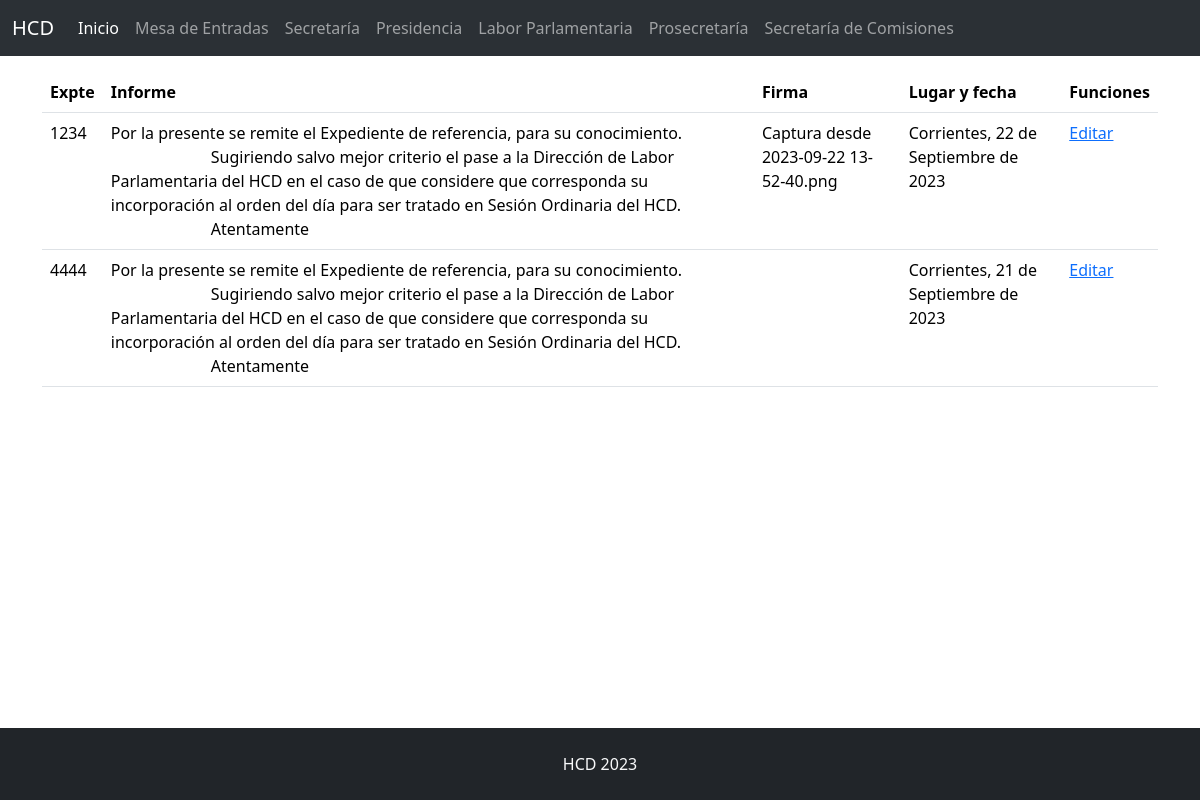
/secretaria/index.php, run on the app's committed database.
### tables this page shows
CREATE TABLE `mesa` (
  `id` int(133) NOT NULL,
  `expte` varchar(255) DEFAULT NULL,
  `archivo` varchar(255) DEFAULT NULL,
  `adjunto` varchar(255) DEFAULT NULL,
  `extracto` longtext DEFAULT NULL,
  `letra` varchar(255) DEFAULT NULL,
  `paginas` int(133) DEFAULT NULL,
  `autor` varchar(255) DEFAULT NULL,
  `estado` varchar(255) DEFAULT NULL,
  `tipo` varchar(255) DEFAULT NULL,
  `creado` date DEFAULT NULL,
  `editado` date DEFAULT NULL
);

CREATE TABLE `secretaria` (
  `id` int(133) NOT NULL,
  `informe` longtext DEFAULT NULL,
  `firma` varchar(255) DEFAULT NULL,
  `lugar_fecha` varchar(255) DEFAULT NULL
);

### secretaria/index.php (the view)
<?php include('../cabecera.php'); ?>
    <main class="container my-3">
        <table class="table">
            <tr>
                <th>Expte</th>
                <th>Informe</th>
                <th>Firma</th>
                <th>Lugar y fecha</th>
                <th>Funciones</th>
            </tr>
            <?php
            $consulta = mysqli_query($conexion, "SELECT mesa.expte, secretaria.* FROM mesa INNER JOIN secretaria ON mesa.id = secretaria.id ORDER BY id DESC");
            while ($campo = mysqli_fetch_assoc($consulta)) {
            ?>
                <tr>
                    <td><?php echo $campo['expte']; ?></td>
                    <td><?php echo $campo['informe']; ?></td>
                    <td><?php echo $campo['firma']; ?></td>
                    <td><?php echo $campo['lugar_fecha']; ?></td>
                    <td><a href="editar?id=<?php echo $campo['id']; ?>">Editar</a></td>
                </tr>
            <?php
            }
            ?>
        </table>
    </main>
<?php include('../pie.php'); ?>

### css/estilo.css (style rules this page uses)
html { height: 100%; }
body { display: flex; flex-direction: column; min-height: 100%; }

### data on the page
mesa: expte "1234", secretaria.informe "Por la presente se remite el Expediente de referencia, para su conocimiento. Sugiriendo salvo mejor criterio el pase a la Dirección de Labor Parlamentaria del HCD en el caso de que considere que corresponda su incorporación al orden del día para ser tratado en Sesión Ordinaria del HCD. Atentamente", secretaria.firma "Captura desde 2023-09-22 13-52-40.png", secretaria.lugar_fecha "Corrientes, 22 de Septiembre de 2023"
mesa: expte "4444", secretaria.informe "Por la presente se remite el Expediente de referencia, para su conocimiento. Sugiriendo salvo mejor criterio el pase a la Dirección de Labor Parlamentaria del HCD en el caso de que considere que corresponda su incorporación al orden del día para ser tratado en Sesión Ordinaria del HCD. Atentamente", secretaria.lugar_fecha "Corrientes, 21 de Septiembre de 2023"
